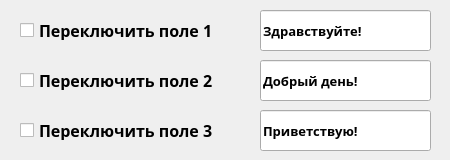
<?xml version="1.0" encoding="UTF-8"?>
<ui version="4.0">
 <class>MainWindow</class>
 <widget class="QMainWindow" name="MainWindow">
  <property name="geometry">
   <rect>
    <x>0</x>
    <y>0</y>
    <width>450</width>
    <height>160</height>
   </rect>
  </property>
  <property name="minimumSize">
   <size>
    <width>450</width>
    <height>160</height>
   </size>
  </property>
  <property name="maximumSize">
   <size>
    <width>450</width>
    <height>160</height>
   </size>
  </property>
  <property name="windowTitle">
   <string>Тест чекбоксов</string>
  </property>
  <widget class="QWidget" name="centralwidget">
   <widget class="QLineEdit" name="field_1">
    <property name="enabled">
     <bool>true</bool>
    </property>
    <property name="geometry">
     <rect>
      <x>260</x>
      <y>10</y>
      <width>171</width>
      <height>41</height>
     </rect>
    </property>
    <property name="font">
     <font>
      <family>Circe Bold</family>
      <pointsize>10</pointsize>
      <weight>75</weight>
      <bold>true</bold>
     </font>
    </property>
    <property name="text">
     <string>Здравствуйте!</string>
    </property>
    <property name="placeholderText">
     <string/>
    </property>
   </widget>
   <widget class="QCheckBox" name="checkBox_1">
    <property name="geometry">
     <rect>
      <x>20</x>
      <y>20</y>
      <width>231</width>
      <height>20</height>
     </rect>
    </property>
    <property name="font">
     <font>
      <family>Circe</family>
      <pointsize>12</pointsize>
      <weight>75</weight>
      <bold>true</bold>
     </font>
    </property>
    <property name="text">
     <string>Переключить поле 1</string>
    </property>
   </widget>
   <widget class="QLineEdit" name="field_2">
    <property name="geometry">
     <rect>
      <x>260</x>
      <y>60</y>
      <width>171</width>
      <height>41</height>
     </rect>
    </property>
    <property name="font">
     <font>
      <family>Circe Bold</family>
      <pointsize>10</pointsize>
      <weight>75</weight>
      <bold>true</bold>
     </font>
    </property>
    <property name="text">
     <string>Добрый день!</string>
    </property>
    <property name="placeholderText">
     <string/>
    </property>
   </widget>
   <widget class="QCheckBox" name="checkBox_2">
    <property name="geometry">
     <rect>
      <x>20</x>
      <y>70</y>
      <width>231</width>
      <height>20</height>
     </rect>
    </property>
    <property name="font">
     <font>
      <family>Circe</family>
      <pointsize>12</pointsize>
      <weight>75</weight>
      <bold>true</bold>
     </font>
    </property>
    <property name="text">
     <string>Переключить поле 2</string>
    </property>
   </widget>
   <widget class="QLineEdit" name="field_3">
    <property name="geometry">
     <rect>
      <x>260</x>
      <y>110</y>
      <width>171</width>
      <height>41</height>
     </rect>
    </property>
    <property name="font">
     <font>
      <family>Circe Bold</family>
      <pointsize>10</pointsize>
      <weight>75</weight>
      <bold>true</bold>
     </font>
    </property>
    <property name="text">
     <string>Приветствую!</string>
    </property>
    <property name="placeholderText">
     <string/>
    </property>
   </widget>
   <widget class="QCheckBox" name="checkBox_3">
    <property name="geometry">
     <rect>
      <x>20</x>
      <y>120</y>
      <width>231</width>
      <height>20</height>
     </rect>
    </property>
    <property name="font">
     <font>
      <family>Circe</family>
      <pointsize>12</pointsize>
      <weight>75</weight>
      <bold>true</bold>
     </font>
    </property>
    <property name="text">
     <string>Переключить поле 3</string>
    </property>
   </widget>
  </widget>
 </widget>
 <resources/>
 <connections/>
</ui>
